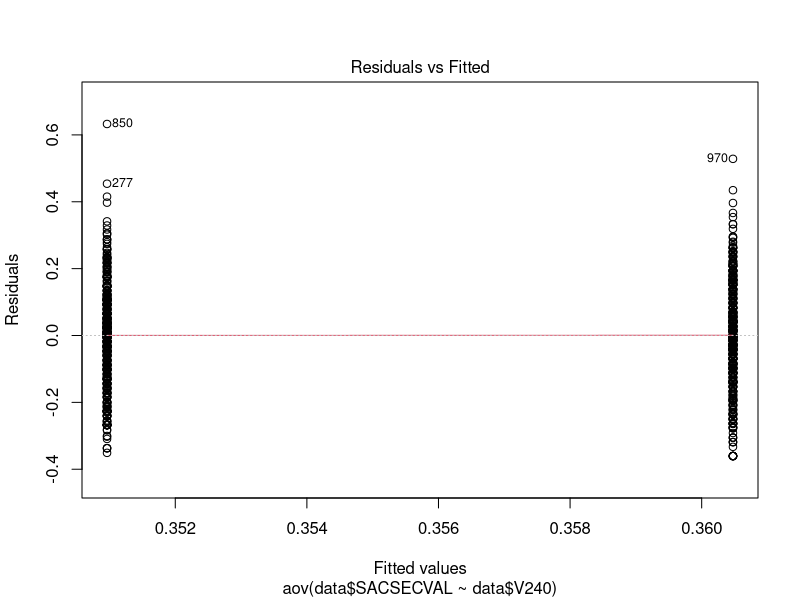
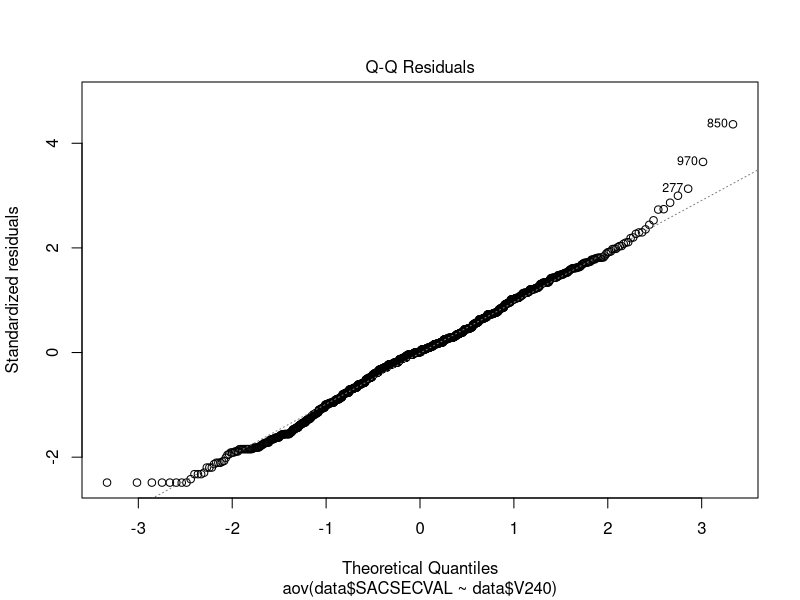
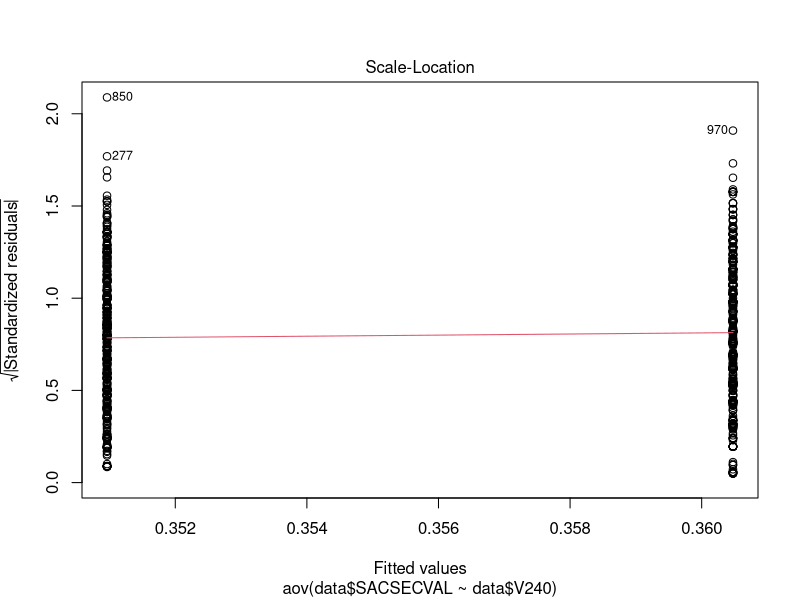
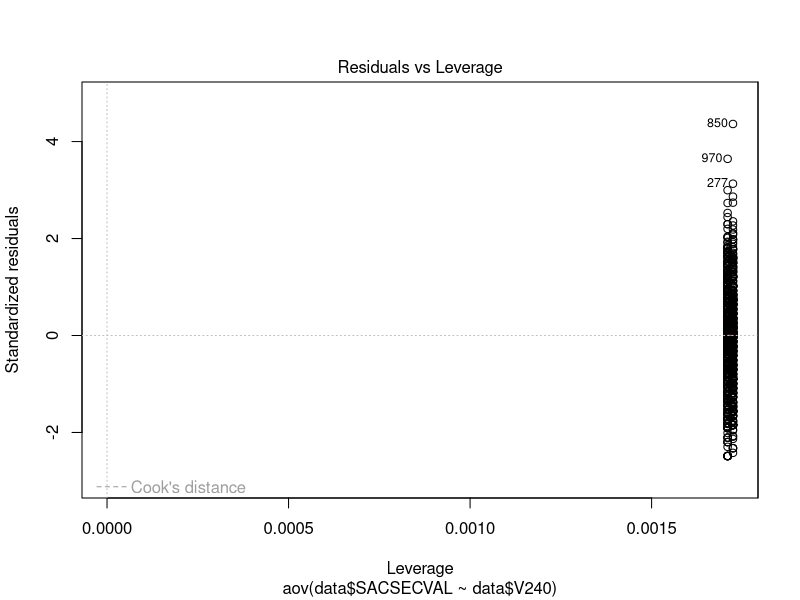
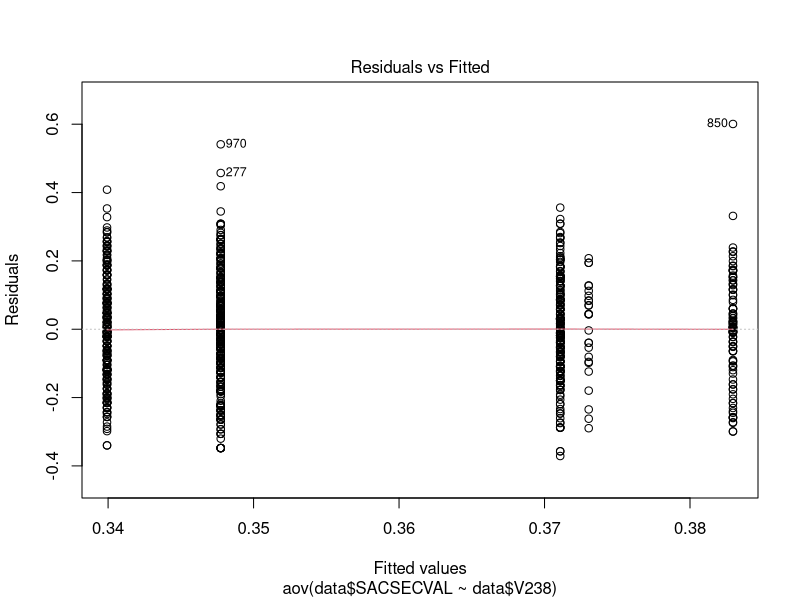
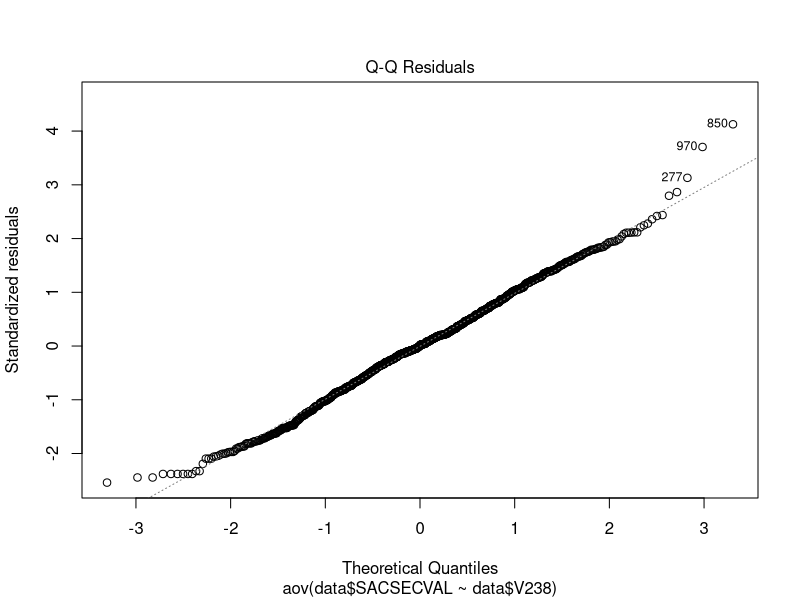
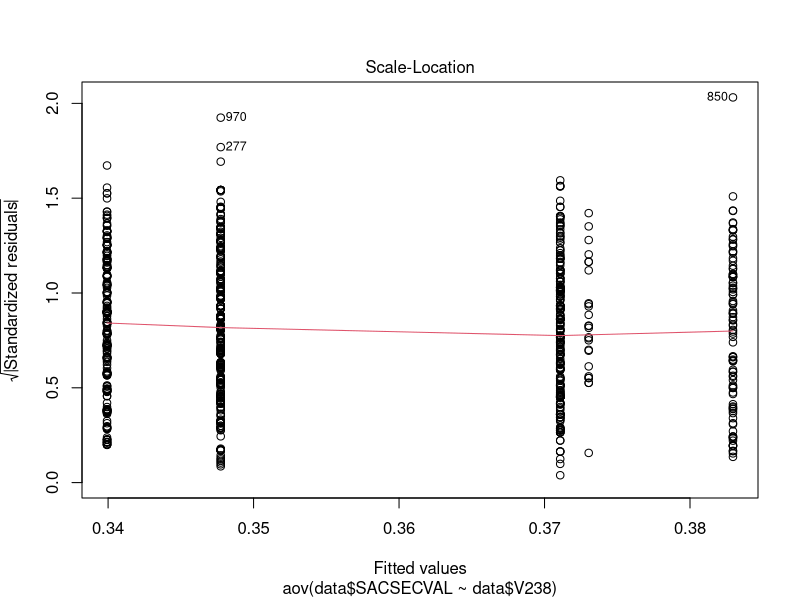
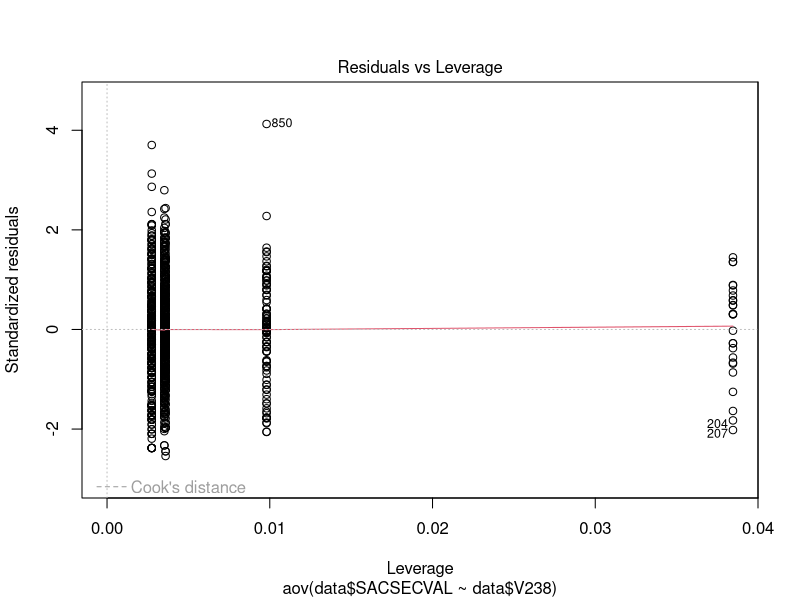

Source code (R) for these figures, in order: (Note: this script raises an error after producing the figures.)
#These are all the codes of Chapter 5 T-tests and ANOVAs

###Some cruicial steps need to be performed before running Ch. 4 new codes -----------
#set your working directory to be the folder that stores your data files
setwd("C:/Users/Dropbox/learnR") #replace with your own folder directory
data<-read.csv(file="psychlearnr_data.csv", header=TRUE) 

###Recall Packages that you commonly use
library(dplyr) #you need to run these codes every time you re-start R
library(Hmisc)

###Chapter 5.2 Test of homoscedasticity-------------------------------------
#test of equal variance
var.test(data$SACSECVAL~data$V240) #F-test
bartlett.test(data$SACSECVAL~data$V240, data) #bartlett test
#Levine test
library(car)
data$V240<-as.factor(data$V240)
leveneTest(data$SACSECVAL~data$V240, data)

###Chapter 5.3 t-tests---------------------------------------------------
#5.3.1 independent t-test
t.test(SACSECVAL~V240, data = data, var.equal=TRUE)

#default is two-sided test, if one-sided test or if changing confidence level
t.test(SACSECVAL~V240, data = data, alternative="less")
t.test(SACSECVAL~V240, data = data, alternative="greater", conf.level=.99)

#5.3.2 dependent t-test (paired t-test)
#note: we do not have a paired sample t-test example from the world value survey
#as always, put x first (dependent variable), then y (grouping variable)
#below is just an example of how the codes are written.
t.test(data$SACSECVAL,data$RESEMAVAL, paired=TRUE) #when pre and post scores are entered directly


###Chapter 5.4 ANOVA-----------------------------------------
#5.4.1 one-way ANOVA
anova <- aov(SACSECVAL~V240, data = data) #or
anova <- aov(data$SACSECVAL~data$V240) #same as above
summary(anova)
plot(anova) #diagnostic plots

#5.4.2 One-way ANOVA (with post-hoc test)
data$V238[data$V238=="-2"]<-NA
describe(data$V238)
data$V238<-as.factor(data$V238)
anova2 <- aov(data$SACSECVAL~data$V238)
summary(anova2)
plot(anova2)
#post-hoc - obtaining p-value
pairwise.t.test(data$SACSECVAL, data$V238, p.adj = "none")
pairwise.t.test(data$SACSECVAL, data$V238, p.adj = "bonf")
pairwise.t.test(data$SACSECVAL, data$V238, p.adj = "holm")
TukeyHSD(anova2)
#post-hoc - obtaining group means
aggregate(data$SACSECVAL, by=list(data$V238), FUN=mean, na.rm=TRUE)

#post-hoc emmeans
install.packages("emmeans")
library(emmeans)
emmeans(anova2, ~V238)

#5.4.3 ANCOVA
ancova<-aov(SACSECVAL~V238+RESEMAVAL, data=data)
summary(ancova)
plot(ancova)


#5.4.4 two-way ANOVA
twanova <-aov(SACSECVAL~V240+V238+V240:V238, data=data)
summary(twanova)
plot(twanova)

##two-way anova post-hoc Tukey
TukeyHSD(twanova, "V238")

##two-way ANOVA post-hoc bonf/holm
male<-subset(data, V240=="1")
female<-subset(data,V240=="2")
pairwise.t.test(male$SACSECVAL, male$V238, p.adj = "bonf")
pairwise.t.test(female$SACSECVAL, female$V238, p.adj = "bonf")
aggregate(male$SACSECVAL, by=list(data$V238), FUN=mean, na.rm=TRUE)
aggregate(female$SACSECVAL, by=list(data$V238), FUN=mean, na.rm=TRUE)

#5.4.5 Repeated ANOVA
#assuming V240 is the grouping variable of a repeated measure group (e.g. participant ID)
anova_within<-aov(SACSECVAL~V238+Error(V240/V238),data)
summary(anova_within)

#Chapter 5.5 non-parametric

wilcox.test(SACSECVAL~V240,data=data)
